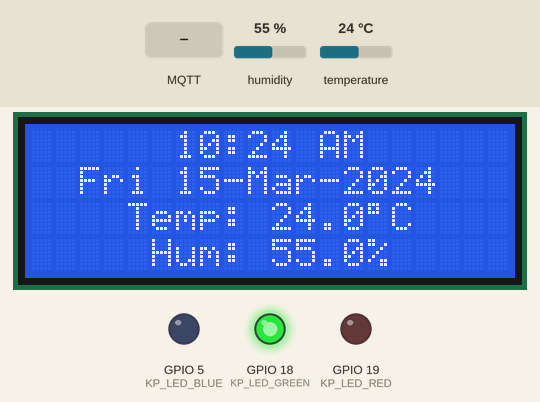
The sketch below on a simulated ESP32. Parts: 20×4 character LCD, output pins drawn as LEDs (lit = HIGH). The inputs (shaded band) are chosen by the test bench; at power-on: humidity 55 %, temperature 24 °C. WiFi joins after 1.5 s; servers stay silent unless stated; the local clock reads 2024-03-15 10:24:30 at power-on unless the sketch sets it; no MQTT or app messages arrive unless stated.

Above: at 2.7 s.
2.8 s: MQTT message "1" arrives on the first subscribed topic
At 4.4 s:
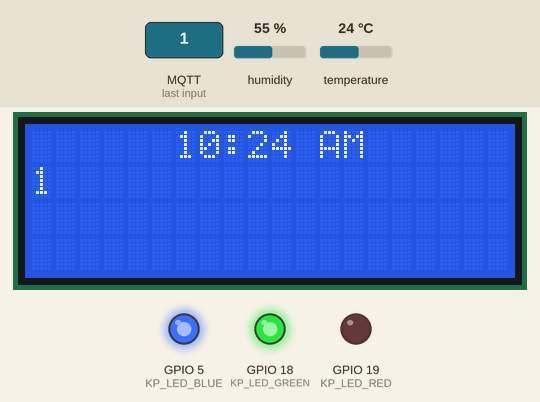
8.9 s: MQTT message "on" arrives on the first subscribed topic
At 8.9 s:
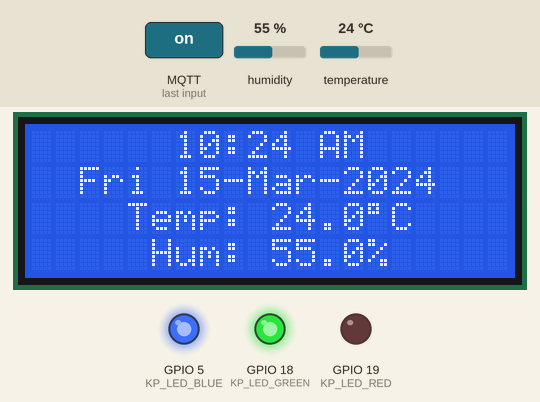
At 14.7 s:
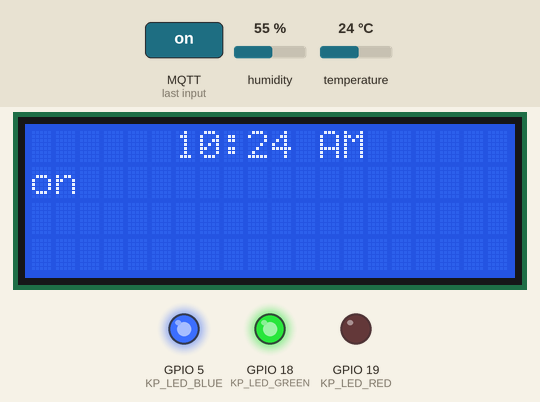
Timing chart, 0 to 16.2 s (numbered marks = the images above; inputs shaded):
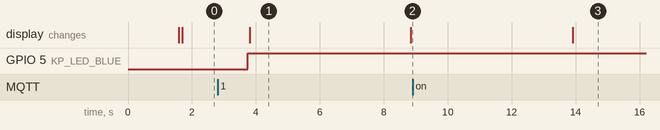

Measured:
- after the input at 2.8 s, GPIO 5 (KP_LED_BLUE): LOW → HIGH after 0.94 s; the display: changes after 1.0 s (image 1)
- after the input at 8.9 s, the display: changes after 5.0 s (image 3)
- what the display in image 1 shows lasts 5.0 s, from 3.8 s to 8.8 s

The sketch:

ArduinoCode.ino
```cpp
#include <WiFi.h>
#include <PubSubClient.h>
#include <DHT.h>
#include <Wire.h>
#include <LiquidCrystal_I2C.h>
#include "time.h"

// =====================
// WiFi Configuration
// =====================
const char* ssid = "STARLINK-5G-100Hz";
const char* password = "star@123";
const char* mqtt_server = "broker.hivemq.com";

// =====================
// DHT22 Sensor Setup
// =====================
#define KP_DHTPIN 4
#define KP_DHTTYPE DHT22
DHT kp_dht(KP_DHTPIN, KP_DHTTYPE);

// =====================
// LED Setup
// =====================
#define KP_LED_RED 19
#define KP_LED_GREEN 18
#define KP_LED_BLUE 5   // Blue LED for email notification

// =====================
// LCD Setup (20x4)
// =====================
LiquidCrystal_I2C lcd(0x27, 20, 4);

// =====================
// MQTT + WiFi Client
// =====================
WiFiClient espClient;
PubSubClient client(espClient);

// =====================
// NTP Setup
// =====================
const char* ntpServer = "pool.ntp.org";
const long gmtOffset_sec = 19800; // GMT+5:30
const int daylightOffset_sec = 0;

// =====================
// Email Display Variables
// =====================
String emailSummary = "";
unsigned long emailStartMillis = 0;
const unsigned long emailDisplayDuration = 5 * 60 * 1000UL; // 5 minutes
bool newEmailAvailable = false;

// =====================
// WiFi Setup
// =====================
void setup_wifi() {
  WiFi.begin(ssid, password);
  lcd.clear();
  lcd.setCursor(0, 0);
  lcd.print("Connecting WiFi...");
  while (WiFi.status() != WL_CONNECTED) delay(500);
  lcd.clear();
}

// =====================
// MQTT Reconnect
// =====================
void reconnect() {
  while (!client.connected()) {
    if (client.connect("kp_ESP32ClientDHT22")) {
      client.subscribe("kp_home/email_summary");
    } else delay(5000);
  }
}

// =====================
// Setup
// =====================
void setup() {
  Serial.begin(115200);
  Wire.begin();
  kp_dht.begin();

  lcd.init();
  lcd.backlight();

  pinMode(KP_LED_RED, OUTPUT);
  pinMode(KP_LED_GREEN, OUTPUT);
  pinMode(KP_LED_BLUE, OUTPUT);
  digitalWrite(KP_LED_RED, LOW);
  digitalWrite(KP_LED_GREEN, HIGH);
  digitalWrite(KP_LED_BLUE, LOW);

  setup_wifi();
  client.setServer(mqtt_server, 1883);
  client.setCallback(mqttCallback);
  configTime(gmtOffset_sec, daylightOffset_sec, ntpServer);
}

// =====================
// MQTT Callback
// =====================
void mqttCallback(char* topic, byte* payload, unsigned int length) {
  if (String(topic) == "kp_home/email_summary") {
    emailSummary = "";
    for (unsigned int i = 0; i < length; i++) {
      emailSummary += (char)payload[i];
    }
    emailStartMillis = millis();
    newEmailAvailable = true;
    digitalWrite(KP_LED_BLUE, HIGH); // Turn on blue LED for new mail
  }
}

// =====================
// Get time in 12h + AM/PM
// =====================
String getTimeString() {
  struct tm timeinfo;
  if (!getLocalTime(&timeinfo)) return "No Time";

  int hour = timeinfo.tm_hour;
  String ampm = "AM";
  if (hour >= 12) {
    ampm = "PM";
    if (hour > 12) hour -= 12;
  }
  if (hour == 0) hour = 12;

  char buffer[6];
  sprintf(buffer, "%02d:%02d", hour, timeinfo.tm_min);
  return String(buffer) + " " + ampm;
}

// =====================
// Get date with day name
// =====================
String getDateString() {
  struct tm timeinfo;
  if (!getLocalTime(&timeinfo)) return "No Date";

  const char* days[] = {"Sun","Mon","Tue","Wed","Thu","Fri","Sat"};
  const char* months[] = {"Jan","Feb","Mar","Apr","May","Jun","Jul","Aug","Sep","Oct","Nov","Dec"};

  char buffer[20];
  sprintf(buffer, "%s %02d-%s-%04d", days[timeinfo.tm_wday], timeinfo.tm_mday, months[timeinfo.tm_mon], 1900 + timeinfo.tm_year);
  return String(buffer);
}

// =====================
// Helper: Center text on LCD
// =====================
void lcdCenterPrint(int row, String text) {
  int len = text.length();
  int start = (20 - len) / 2;
  if (start < 0) start = 0;
  lcd.setCursor(start, row);
  lcd.print(text);
}

// =====================
// Helper: Vertical Scroll Email Summary
// =====================
void verticalScrollEmail(String text, int delayTime = 600) {
  // Split text into chunks of max 20 characters per line
  int totalLines = (text.length() + 19) / 20;
  String lines[totalLines];

  for (int i = 0; i < totalLines; i++) {
    lines[i] = text.substring(i * 20, (i + 1) * 20);
  }

  // Show in vertical scroll fashion
  for (int i = 0; i < totalLines; i++) {
    lcd.clear();
    lcdCenterPrint(0, getTimeString());
    // show last 3 lines progressively
    if (i >= 0) lcd.setCursor(0, 1), lcd.print((i - 2 >= 0) ? lines[i - 2] : "                    ");
    if (i >= 1) lcd.setCursor(0, 2), lcd.print((i - 1 >= 0) ? lines[i - 1] : "                    ");
    if (i >= 2) lcd.setCursor(0, 3), lcd.print(lines[i]);
    delay(delayTime);
  }

  // After full scroll, pause a bit at the end
  delay(2000);
}

// =====================
// Main Loop
// =====================
void loop() {
  if (!client.connected()) reconnect();
  client.loop();

  float h = kp_dht.readHumidity();
  float t = kp_dht.readTemperature();
  int rssi = WiFi.RSSI();
  if (isnan(h) || isnan(t)) return;

  bool highTemp = t > 30.0;
  digitalWrite(KP_LED_RED, highTemp ? HIGH : LOW);
  digitalWrite(KP_LED_GREEN, highTemp ? LOW : HIGH);

  // Publish sensor data
  char tempBuf[8], humBuf[8], rssiBuf[8];
  dtostrf(t, 1, 2, tempBuf);
  dtostrf(h, 1, 2, humBuf);
  dtostrf(rssi, 1, 0, rssiBuf);
  client.publish("kp_home/dht11/temperature", tempBuf);
  client.publish("kp_home/dht11/humidity", humBuf);
  client.publish("kp_home/dht11/wifi_rssi", rssiBuf);

  unsigned long currentMillis = millis();

  // ========== EMAIL DISPLAY MODE ==========
  if (newEmailAvailable && currentMillis - emailStartMillis < emailDisplayDuration) {
    // Vertical scroll for long messages
    lcd.clear();
    lcdCenterPrint(0, getTimeString());

    if (emailSummary.length() > 60)
      verticalScrollEmail(emailSummary);
    else {
      // short email → static
      lcd.setCursor(0, 1);
      lcd.print(emailSummary.substring(0, 20));
      lcd.setCursor(0, 2);
      lcd.print(emailSummary.length() > 20 ? emailSummary.substring(20, 40) : "                    ");
      lcd.setCursor(0, 3);
      lcd.print(emailSummary.length() > 40 ? emailSummary.substring(40, 60) : "                    ");
      delay(5000);
    }

    // After scroll/static show centered normal data for 5s
    lcd.clear();
    lcdCenterPrint(0, getTimeString());
    lcdCenterPrint(1, getDateString());
    lcdCenterPrint(2, "Temp: " + String(t, 1) + (char)223 + "C");
    lcdCenterPrint(3, "Hum: " + String(h, 1) + "%");
    delay(5000);

  } else {
    // ========== NORMAL DISPLAY ==========
    lcd.clear();
    lcdCenterPrint(0, getTimeString());
    lcdCenterPrint(1, getDateString());
    lcdCenterPrint(2, "Temp: " + String(t, 1) + (char)223 + "C");
    lcdCenterPrint(3, "Hum: " + String(h, 1) + "%");
    delay(1000);

    // Turn off blue LED after 5 minutes
    digitalWrite(KP_LED_BLUE, LOW);
    newEmailAvailable = false;
  }
}
```
